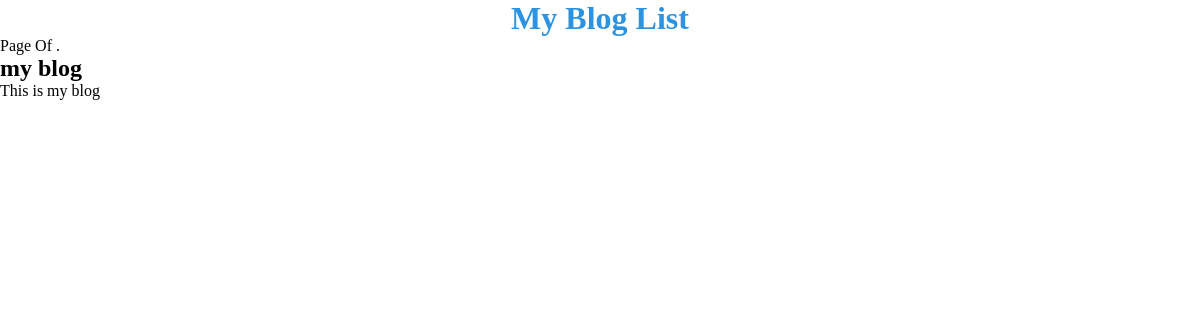
Page /blog/ on the earlier database version.
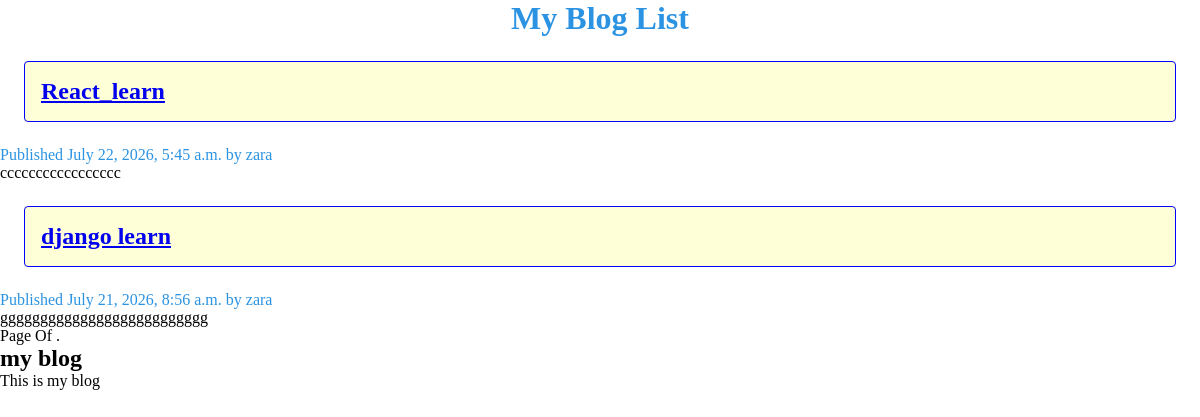
Same page on the later database version.
### blog/models.py (models this page shows, shortened)
class Post(models.Model): # تعریف مدل مربوط به پست های وبلاگ
    class Status(models.TextChoices):
        DRAFT = 'DF', 'Draft'
        PUBLISHED = 'PB', 'Published'
    title = models.CharField(max_length = 250) # عنوان اصلی پست
    slug = models.SlugField(max_length = 250,unique_for_date='publish') # شناسه مناسب برای استفاده در آدرس صفحات
    body = models.TextField() # محتوای اصلی پست
    publish = models.DateTimeField(default = timezone.now) # زمان انتشار پست
    created = models.DateTimeField(auto_now_add = True) # زمان ایجاد اولیه رکورد
    updated = models.DateTimeField(auto_now = True) # زمان آخرین آپدیت پست
    author = models.ForeignKey(User,
                                on_delete=models.CASCADE, # اگر نویسنده حذف شود تمام پست هایش حذف میشود
                                related_name='blog_posts') # ایجاد ارتباط بین نویسنده و پست
    status = models.CharField(max_length = 2,
                                choices = Status.choices,
                                default = Status.DRAFT)
    objects = models.Manager() # The default manager
    published = PublishedManager() # our custom manager
    class Meta:
        ordering =['-publish'] # جدیدترین پست ها اول نشان داده شوند
        indexes = [ # ایجاد ایندکس برای افزایش سرعت جستجو و مرتب‌سازی بر اساس زمان انتشار
            models.Index(fields=['-publish']),
        ]
    def get_absolute_url(self):
        return reverse('blog:post_detail',
                            args=[self.publish.year,
                                    self.publish.month,
                                    self.publish.day,
                                    self.slug])

### blog/views.py (the view)
# urls.py: path('', PostListView.as_view(), name='post_list'),  # صفحه اصلی وبلاگ(نمایش لیست پست ها)
class PostListView(ListView):
    queryset = Post.published.all()
    context_object_name = 'posts'
    paginate_by = 3
    template_name = 'blog/post/list.html'

### blog/templates/blog/post/list.html (shortened to what this page needs)
{% extends 'blog/base.html' %} {% block title %}My Blog{% endblock %} {% block
{% block content %}
<h1 id="main-title">My Blog List</h1>
{% for post in posts %}
<div class="list-div">
  <h2 class="list-title">
    <a href="{{ post.get_absolute_url }}">
       {{ post.title }}
    </a>
  </h2>
</div>
<p class="date">
   Published {{post.publish}} by
  {{post.author}}
</p>
<div class="post-body">{{ post.body|truncatewords:30|linebreaks}}</div>
 {% endfor %}
{% include "pagination.html" with page=page_obj %}
{%  endblock %}

### blog/templates/blog/base.html (shortened to what this page needs)
{% load static %}
<!doctype html>
<html lang="en">
  <head>
    <link href='{% static "css/blog.css" %}' rel="stylesheet" />
  </head>
  <body>
    <div id="content">{% block content %} {% endblock %}</div>
    <div id="sidebar">
      <h2>my blog</h2>
      <p>This is my blog</p>
    </div>
  </body>
</html>

### blog/templates/pagination.html (shortened to what this page needs)
<div class="pagination">
    <span class="step-links">
        <span class="current">
            Page {{ posts.number }} Of {{ posts.paginator.num_pages }}.
        </span>
    </span>
</div>

### blog/static/css/blog.css (style rules this page uses)
* { padding: 0; margin: 0; box-sizing: border-box; }
#main-title { display: flex; justify-content: center; align-items: center; color: #2b93e2; }
.list-div { margin: 1.5rem; padding: 1rem; background-color: #f6ff0029; border: 0.5px blue solid; border-radius: 4px; }
.list-title { list-style: none; text-decoration: none; color: #00cdcdcc; }
.date { color: #2b93e2; }

Differences in the rows shown:
added Post: title "React_learn", publish "July 22, 2026, 5:45 a.m.", author "zara", body "ccccccccccccccccc"
added Post: title "django learn", publish "July 21, 2026, 8:56 a.m.", author "zara", body "gggggggggggggggggggggggggg"
